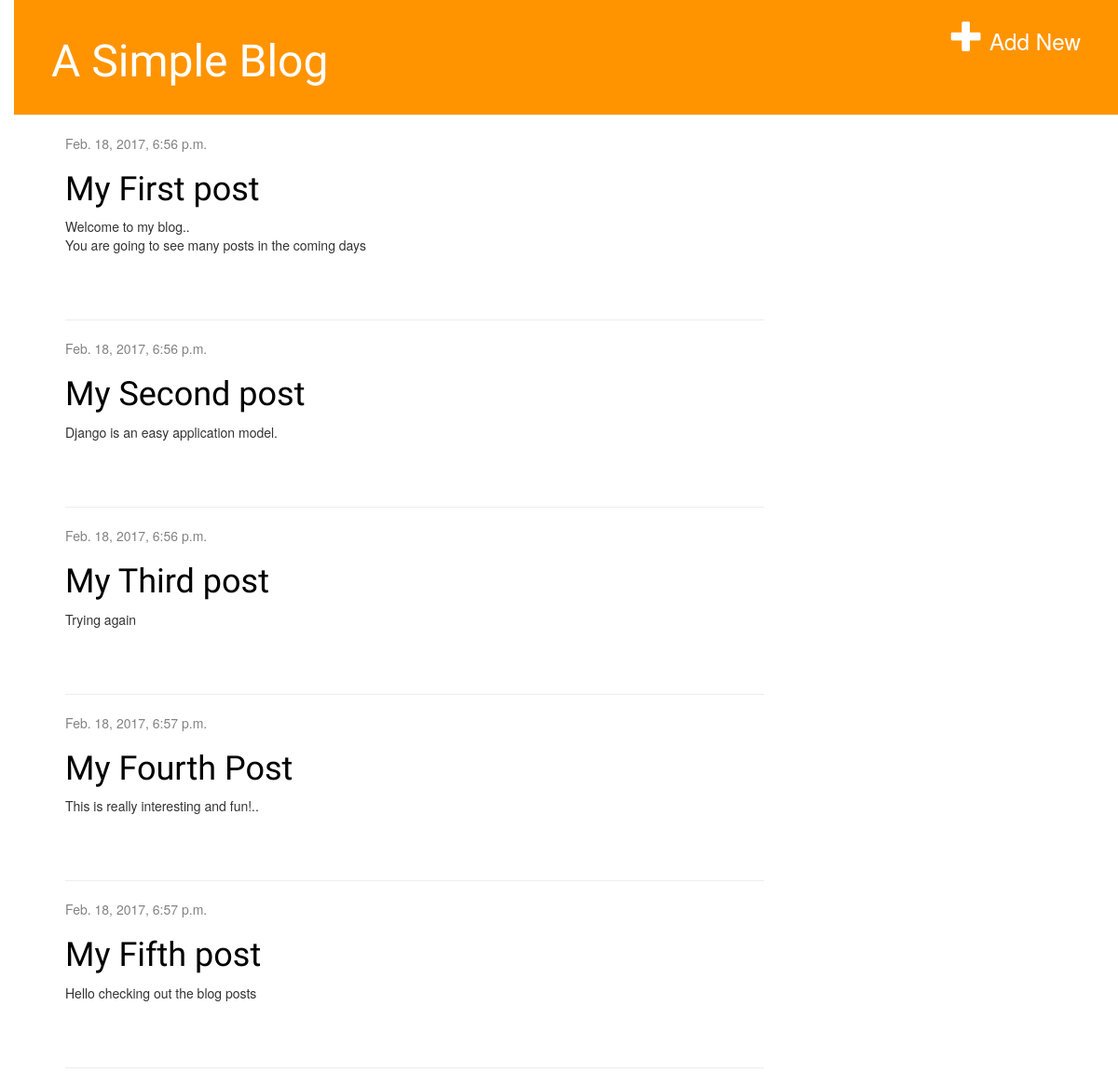
Before: / with the older database file.
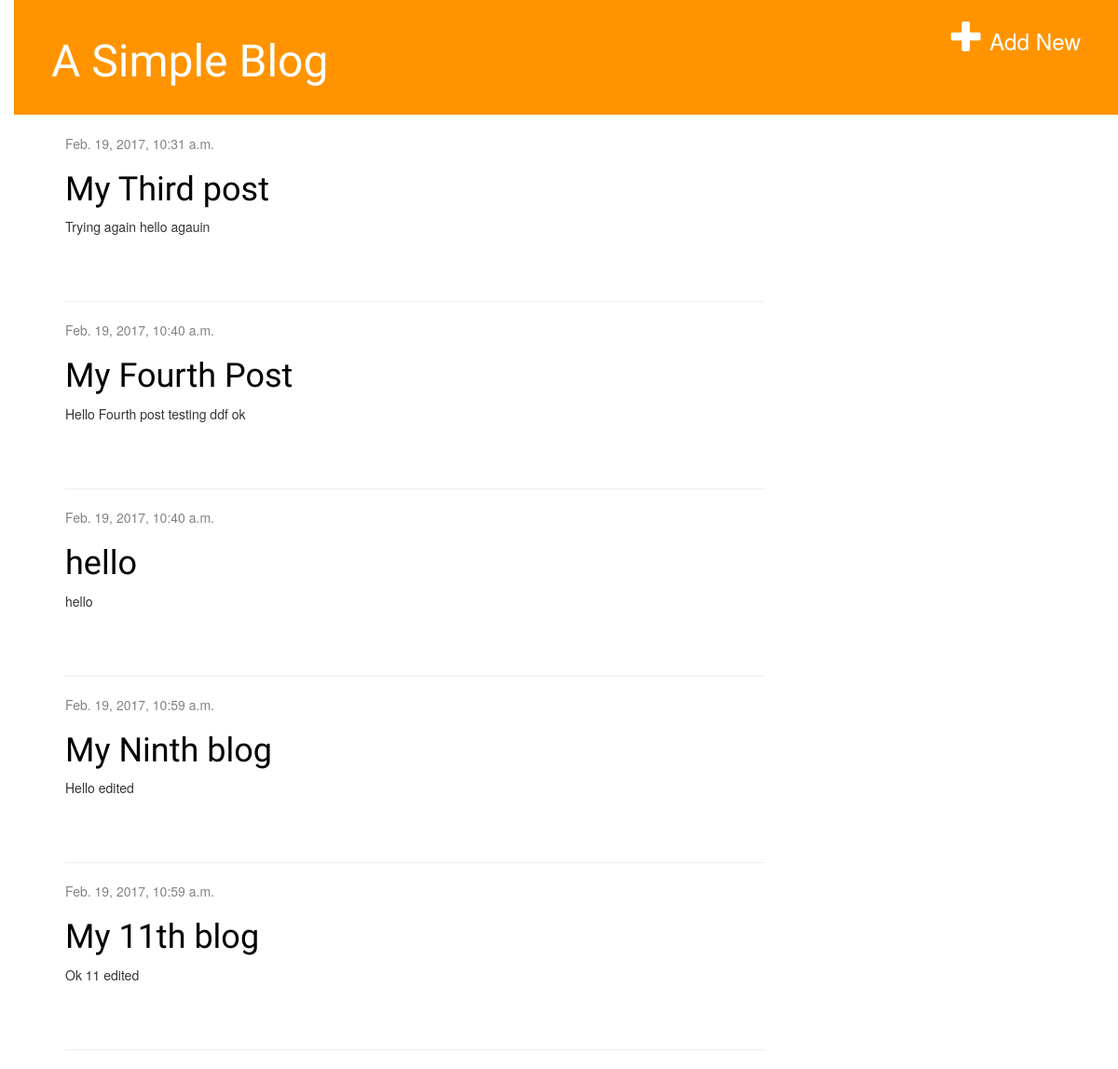
After: the same page with the newer database file.
### myapp/models.py (models this page shows, shortened)
class Post(models.Model):
    author = models.ForeignKey('auth.User')
    title = models.CharField(max_length=200)
    text = models.TextField()
    created_date = models.DateTimeField(
            default=timezone.now)
    published_date = models.DateTimeField(
            blank=True, null=True)

### myapp/views.py (the view)
# urls.py: url(r'^$', views.post_list, name='post_list'),
def post_list(request):
    request.session['new'] = ''
    request.session['saved'] = ''
    posts = Post.objects.filter(published_date__lte=timezone.now()).order_by('published_date')
    return render(request, 'blog/post_list.html', {'posts': posts})

### templates/blog/post_list.html (shortened to what this page needs)
{% extends 'blog/base.html' %}
{% block content %}
    {% for post in posts %}
        <div class="post">
            <div class="date">
                {{ post.published_date }}
            </div>
            <h1><a href="{% url 'post_detail' pk=post.pk %}">{{ post.title }}</a></h1>
            <p>{{ post.text|linebreaksbr }}</p>
        </div>
        <hr>
    {% endfor %}
{% endblock %}

Changed rows visible on the page:
removed Post: published_date "Feb. 18, 2017, 6:56 p.m.", title "My First post", text "Welcome to my blog.. You are going to see many posts in the coming days"
removed Post: published_date "Feb. 18, 2017, 6:56 p.m.", title "My Second post", text "Django is an easy application model."
removed Post: published_date "Feb. 18, 2017, 6:57 p.m.", title "My Fourth Post", text "This is really interesting and fun!.."
removed Post: published_date "Feb. 18, 2017, 6:57 p.m.", title "My Fifth post", text "Hello checking out the blog posts"
changed Post "My Third post": published_date "Feb. 18, 2017, 6:56 p.m." → "Feb. 19, 2017, 10:31 a.m."; text "Trying again" → "Trying again hello agauin"
added Post: published_date "Feb. 19, 2017, 10:40 a.m.", title "My Fourth Post", text "Hello Fourth post testing ddf ok"
added Post: published_date "Feb. 19, 2017, 10:40 a.m.", title "hello", text "hello"
added Post: published_date "Feb. 19, 2017, 10:59 a.m.", title "My Ninth blog", text "Hello edited"
added Post: published_date "Feb. 19, 2017, 10:59 a.m.", title "My 11th blog", text "Ok 11 edited"
